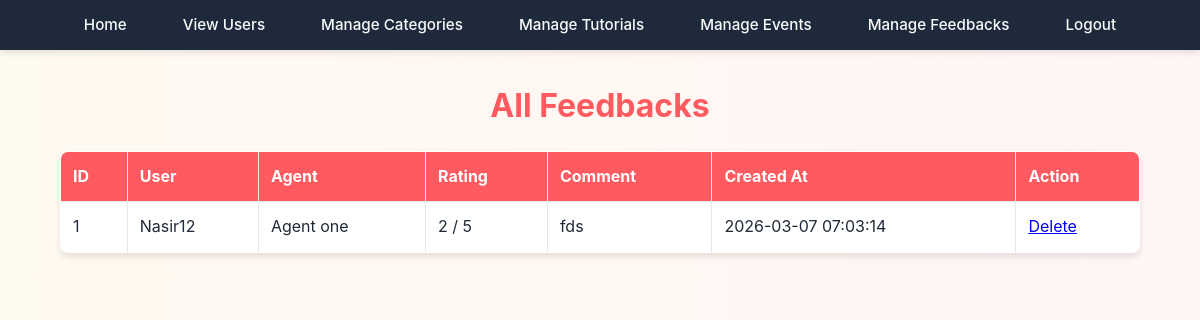
The page /admin/view_feedbacks.php (signed in) on the database its author committed.
### tables this page shows
CREATE TABLE `feedback` (
  `feedback_id` int(11) NOT NULL,
  `user_id` int(11) DEFAULT NULL,
  `agent_id` int(11) DEFAULT NULL,
  `rating` int(11) DEFAULT NULL,
  `comment` text DEFAULT NULL,
  `created_at` timestamp NOT NULL DEFAULT current_timestamp()
);

CREATE TABLE `users` (
  `id` int(11) NOT NULL,
  `username` varchar(50) NOT NULL,
  `password` varchar(255) NOT NULL,
  `email` varchar(100) NOT NULL,
  `phone` varchar(15) NOT NULL,
  `cnic` varchar(13) NOT NULL,
  `created_at` timestamp NOT NULL DEFAULT current_timestamp()
);

CREATE TABLE `agents` (
  `agent_id` int(11) NOT NULL,
  `full_name` varchar(150) DEFAULT NULL,
  `email` varchar(150) DEFAULT NULL,
  `password` varchar(255) DEFAULT NULL,
  `phone` varchar(20) DEFAULT NULL,
  `expertise_domain` varchar(200) DEFAULT NULL,
  `bio` text DEFAULT NULL,
  `experience_years` int(11) DEFAULT NULL,
  `approval_status` enum('pending','approved','rejected') DEFAULT 'pending',
  `created_at` timestamp NOT NULL DEFAULT current_timestamp()
);

### admin/view_feedbacks.php (the view, shortened to what this page needs)
<?php
include "../config.php";
$feedbacks = mysqli_query($conn, "
    SELECT f.*, u.username AS user_name, a.full_name AS agent_name
    FROM feedback f
    LEFT JOIN users u ON f.user_id = u.id
    LEFT JOIN agents a ON f.agent_id = a.agent_id
    ORDER BY f.created_at DESC
");
?>
<!DOCTYPE html>
<html lang="en">
<head>
<link rel="stylesheet" href="../CSS/style.css">
</head>
<body>
<?php include('navbar.php'); ?>
<div class="container">
<h2>All Feedbacks</h2>
<?php if(mysqli_num_rows($feedbacks) > 0){ ?>
<table border="1" cellpadding="10" cellspacing="0">
    <tr>
        <th>ID</th>
        <th>User</th>
        <th>Agent</th>
        <th>Rating</th>
        <th>Comment</th>
        <th>Created At</th>
        <th>Action</th>
    </tr>
    <?php while($f = mysqli_fetch_assoc($feedbacks)){ ?>
    <tr>
        <td><?php echo $f['feedback_id']; ?></td>
        <td><?php echo htmlspecialchars($f['user_name']); ?></td>
        <td><?php echo htmlspecialchars($f['agent_name']); ?></td>
        <td><?php echo $f['rating']; ?> / 5</td>
        <td><?php echo nl2br(htmlspecialchars($f['comment'])); ?></td>
        <td><?php echo $f['created_at']; ?></td>
        <td>
            <a href="?delete=<?php echo $f['feedback_id']; ?>" onclick="return confirm('Are you sure to delete this feedback?')">Delete</a>
        </td>
    </tr>
    <?php } ?>
</table>
<?php } else { echo "<p>No feedbacks found.</p>"; } ?>
</div>
</body>
</html>

### CSS/style.css (style rules this page uses)
:root { --primary-color: #ff5a5f; --primary-hover: #e14d52; --secondary-color: #ffcc00; --secondary-hover: #e6b800; --text-primary: #1f2937; --text-secondary: #4b5563; --bg-primary: #ffffff; --bg-secondary: #fdf2f2; --border-color: #e5e7eb; --shadow-sm: 0 1px 2px rgba(0, 0, 0, 0.05); --shadow-md: 0 4px 6px rgba(0, 0, 0, 0.1); --shadow-lg: 0 10px 15px rgba(0, 0, 0, 0.15); }
* { margin: 0; padding: 0; box-sizing: border-box; }
body { font-family: 'Inter', sans-serif; background: linear-gradient(to right, #fffaf0, #fff5f5); color: var(--text-primary); line-height: 1.6; }
h1, h2, h3, h4, h5, h6 { margin-top: 30px; font-weight: 700; text-align: center; margin-bottom: 1rem; color: var(--primary-color); }
h2 { font-size: 2rem; }
table { width: 90%; margin: 20px auto; border-collapse: collapse; background: var(--bg-primary); box-shadow: var(--shadow-md); border-radius: 8px; overflow: hidden; }
th, td { padding: 12px; border: 1px solid var(--border-color); text-align: left; }
th { background: var(--primary-color); color: white; }

### rows shown on the page
feedback: feedback_id "1", user.username "Nasir12", agent.full_name "Agent one", rating "2", comment "fds", created_at "2026-03-07 07:03:14"
